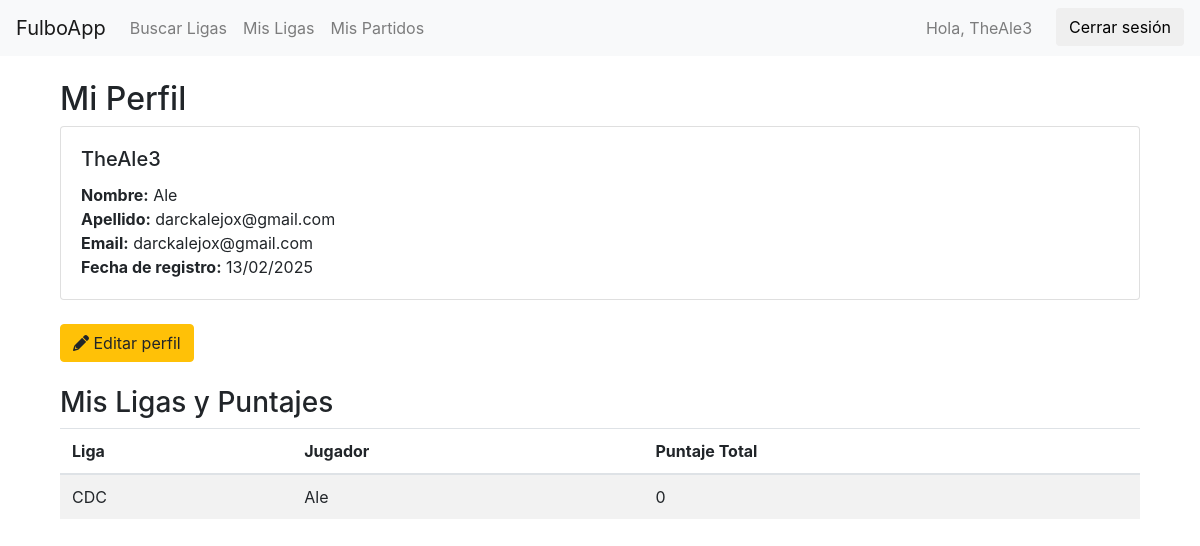
The app's page /AppFulbo/mi_perfil/ (signed in), older data.
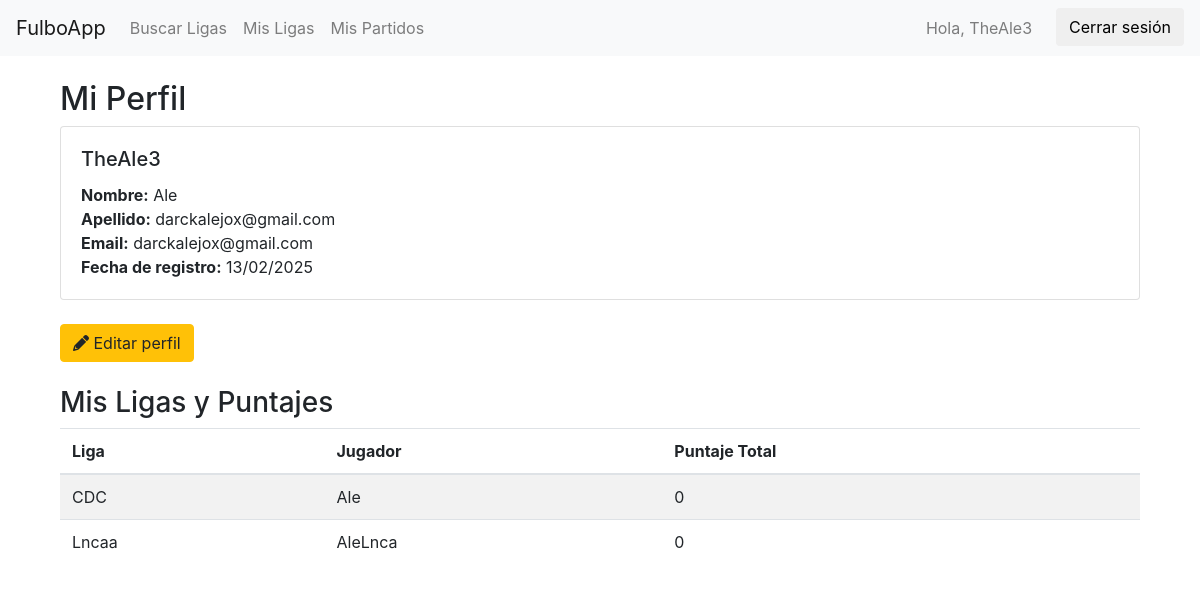
The same page, newer data.
### AppFulbo/models.py (models this page shows, shortened)
class Jugador(models.Model):
    OPCIONES = [
        ('1', 'Arquero'),
        ('2', 'Defensor'),
        ('3', 'Mediocampista'),
        ('4', 'Delantero'),
    ]
    usuario = models.ForeignKey(settings.AUTH_USER_MODEL, null=True, blank=True, on_delete=models.CASCADE)
    apodo = models.CharField(max_length=15)
    posicion = models.CharField(max_length=1, choices=OPCIONES, null=True, blank=True)
    liga = models.ForeignKey(Liga, on_delete=models.CASCADE, related_name="jugadores")  # Liga a la que pertenece

class Liga(models.Model):
    nombre_liga= models.CharField(max_length=15,unique=True)
    def __str__(self):
        return self.nombre_liga

### AppFulbo/views.py (the view)
# urls.py: path('mi_perfil/', views.mi_perfil, name='mi_perfil'),
@login_required
def mi_perfil(request):
    user = request.user
    jugadores = Jugador.objects.filter(usuario=user).annotate(total_puntaje=Sum('puntajes_partidos__puntaje'))
    context = {
        'user': user,
        'jugadores': jugadores,
    }
    return render(request, 'AppFulbo/mi_perfil.html', context)

### AppFulbo/templates/AppFulbo/mi_perfil.html
{% extends 'AppFulbo/base.html' %}
{% block content %}
<div class="container mt-4">
    <h2>Mi Perfil</h2>
    <div class="card mb-4">
        <div class="card-body">
            <h5 class="card-title">{{ user.username }}</h5>
            <p class="card-text">
                <strong>Nombre:</strong> {{ user.first_name }}<br>
                <strong>Apellido:</strong> {{ user.last_name }}<br>
                <strong>Email:</strong> {{ user.email }}<br>
                <strong>Fecha de registro:</strong> {{ user.date_joined|date:"d/m/Y" }}<br>
            </p>
        </div>
    </div>
    <a href="{% url 'edit_Profile' %}" class="btn btn-warning">
        <i class="fa-solid fa-pencil"></i> Editar perfil
    </a>
    <br></br>
    <h3>Mis Ligas y Puntajes</h3>
    {% if jugadores %}
    <table class="table table-striped">
        <thead>
            <tr>
                <th>Liga</th>
                <th>Jugador</th>
                <th>Puntaje Total</th>
            </tr>
        </thead>
        <tbody>
            {% for jugador in jugadores %}
            <tr>
                <td>{{ jugador.liga }}</td>
                <td>{{ jugador.apodo }}</td>
                <td>
                    {% if jugador.total_puntaje %}
                        {{ jugador.total_puntaje }}
                    {% else %}
                        0
                    {% endif %}
                </td>
            </tr>
            {% endfor %}
        </tbody>
    </table>
    {% else %}
        <p>No tienes ligas asociadas.</p>
    {% endif %}
</div>
{% endblock %}

Row changes from the older to the newer data that the page shows:
added Jugador: liga "Lncaa", apodo "AleLnca", shows "0"
